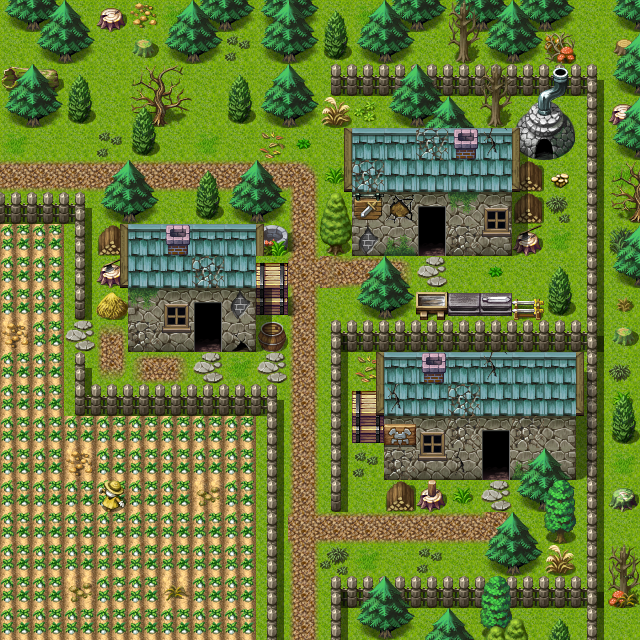

This game map was drawn from its Tiled (.tmx) file and the tilesets committed beside it. A one-line description and the trimmed map source follow:
An orthogonal 20x20 tile map with 32x32 px tiles, 3 tile layers (Ground, Objects, Above), 1 hidden layer not drawn, 29 tilesets and 18 objects (10x spawn, 8x mapchange).

<map version="1.0" orientation="orthogonal" width="20" height="20" tilewidth="32" tileheight="32">
    <properties>
        <property name="outdoors" value="1" />
    </properties>
    <tileset firstgid="1" name="map_6" tilewidth="32" tileheight="32">
        <image source="../drawable/map_6.png" />
    </tileset>
    <tileset firstgid="65" name="map_26" tilewidth="32" tileheight="32">
        <image source="../drawable/map_26.png" />
    </tileset>
    <tileset firstgid="129" name="map_45" tilewidth="32" tileheight="32">
        <image source="../drawable/map_45.png" />
    </tileset>
    <tileset firstgid="193" name="map_28" tilewidth="32" tileheight="32">
        <image source="../drawable/map_28.png" />
    </tileset>
    <tileset firstgid="257" name="map_43" tilewidth="32" tileheight="32">
        <image source="../drawable/map_43.png" />
    </tileset>
    <tileset firstgid="321" name="map_4" tilewidth="32" tileheight="32">
        <image source="../drawable/map_4.png" />
    </tileset>
    <tileset firstgid="385" name="map_8" tilewidth="32" tileheight="32">
        <image source="../drawable/map_8.png" />
    </tileset>
    <tileset firstgid="449" name="map_33" tilewidth="32" tileheight="32">
        <image source="../drawable/map_33.png" />
    </tileset>
    <tileset firstgid="513" name="map_0" tilewidth="32" tileheight="32">
        <image source="../drawable/map_0.png" />
    </tileset>
    <tileset firstgid="577" name="map_16" tilewidth="32" tileheight="32">
        <image source="../drawable/map_16.png" />
    </tileset>
    <tileset firstgid="641" name="map_9" tilewidth="32" tileheight="32">
        <image source="../drawable/map_9.png" />
    </tileset>
    <tileset firstgid="705" name="map_21" tilewidth="32" tileheight="32">
        <image source="../drawable/map_21.png" />
    </tileset>
    <tileset firstgid="769" name="map_5" tilewidth="32" tileheight="32">
        <image source="../drawable/map_5.png" />
    </tileset>
    <tileset firstgid="833" name="map_18" tilewidth="32" tileheight="32">
        <image source="../drawable/map_18.png" />
    </tileset>
    <tileset firstgid="897" name="map_19" tilewidth="32" tileheight="32">
        <image source="../drawable/map_19.png" />
    </tileset>
    <tileset firstgid="961" name="map_1" tilewidth="32" tileheight="32">
        <image source="../drawable/map_1.png" />
    </tileset>
    <tileset firstgid="1025" name="map_3" tilewidth="32" tileheight="32">
        <image source="../drawable/map_3.png" />
    </tileset>
    <tileset firstgid="1089" name="map_40" tilewidth="32" tileheight="32">
        <image source="../drawable/map_40.png" />
    </tileset>
    <tileset firstgid="1153" name="map_17" tilewidth="32" tileheight="32">
        <image source="../drawable/map_17.png" />
    </tileset>
    <tileset firstgid="1217" name="map_29" tilewidth="32" tileheight="32">
        <image source="../drawable/map_29.png" />
    </tileset>
    <tileset firstgid="1281" name="map_7" tilewidth="32" tileheight="32">
        <image source="../drawable/map_7.png" />
    </tileset>
    <tileset firstgid="1345" name="map_41" tilewidth="32" tileheight="32">
        <image source="../drawable/map_41.png" />
    </tileset>
    <tileset firstgid="1409" name="map_20" tilewidth="32" tileheight="32">
        <image source="../drawable/map_20.png" />
    </tileset>
    <tileset firstgid="1473" name="map_25" tilewidth="32" tileheight="32">
        <image source="../drawable/map_25.png" />
    </tileset>
    <tileset firstgid="1537" name="map_27" tilewidth="32" tileheight="32">
        <image source="../drawable/map_27.png" />
    </tileset>
    <tileset firstgid="1601" name="map_24" tilewidth="32" tileheight="32">
        <image source="../drawable/map_24.png" />
    </tileset>
    <tileset firstgid="1665" name="map_10" tilewidth="32" tileheight="32">
        <image source="../drawable/map_10.png" />
    </tileset>
    <tileset firstgid="1729" name="map_35" tilewidth="32" tileheight="32">
        <image source="../drawable/map_35.png" />
    </tileset>
    <tileset firstgid="1793" name="map_2" tilewidth="32" tileheight="32">
        <image source="../drawable/map_2.png" />
    </tileset>
    <layer name="Ground" width="20" height="20">
        <data>[400 cells, 400 non-empty, 10 distinct tile ids]</data>
    </layer>
    <layer name="Objects" width="20" height="20">
        <data>[400 cells, 340 non-empty, 86 distinct tile ids]</data>
    </layer>
    <layer name="Above" width="20" height="20">
        <data>[400 cells, 77 non-empty, 26 distinct tile ids]</data>
    </layer>
    <layer name="Walkable" width="20" height="20" visible="0">
        <data>[400 cells, 235 non-empty, 1 distinct tile ids]</data>
    </layer>
    <objectgroup name="Mapevents">
        <object name="west" type="mapchange" x="0" y="128" width="32" height="64">
            <properties>
                <property name="map" value="stoutford_gate" />
                <property name="place" value="east" />
            </properties>
        </object>
        <object name="smith" type="mapchange" x="416" y="224" width="32" height="32">
            <properties>
                <property name="map" value="stoutford_smith" />
                <property name="place" value="entrance" />
            </properties>
        </object>
        <object name="farmer1" type="mapchange" x="192" y="320" width="32" height="32">
            <properties>
                <property name="map" value="stoutford_farmhouse1" />
                <property name="place" value="entrance" />
            </properties>
        </object>
        <object name="armorer" type="mapchange" x="480" y="448" width="32" height="32">
            <properties>
                <property name="map" value="stoutford_armorer" />
                <property name="place" value="entrance" />
            </properties>
        </object>
        <object name="south" type="mapchange" x="288" y="608" width="32" height="32">
            <properties>
                <property name="map" value="stoutford_se" />
                <property name="place" value="northeast" />
            </properties>
        </object>
        <object name="fieldwest" type="mapchange" x="0" y="224" width="32" height="384">
            <properties>
                <property name="map" value="stoutford_gate" />
                <property name="place" value="fieldeast" />
            </properties>
        </object>
        <object name="fieldsouth" type="mapchange" x="0" y="608" width="256" height="32">
            <properties>
                <property name="map" value="stoutford_se" />
                <property name="place" value="fieldnorth2" />
            </properties>
        </object>
        <object name="north" type="mapchange" x="64" y="0" width="128" height="32">
            <properties>
                <property name="map" value="wild19" />
                <property name="place" value="south" />
            </properties>
        </object>
    </objectgroup>
    <objectgroup name="Spawn">
        <object name="stoutford_farmer_jen" type="spawn" x="64" y="416" width="160" height="160">
            <properties>
                <property name="spawngroup" value="stoutford_farmer_jen" />
            </properties>
        </object>
        <object name="stoutford_commoner2" type="spawn" x="32" y="128" width="320" height="64">
            <properties>
                <property name="spawngroup" value="stoutford_commoner2" />
            </properties>
        </object>
        <object name="stn_boralla" type="spawn" x="256" y="256" width="160" height="320">
            <properties>
                <property name="spawngroup" value="stn_boralla" />
            </properties>
        </object>
        </objectgroup>
    <objectgroup name="Keys" />
</map>
<!-- 7 of 18 objects omitted -->
